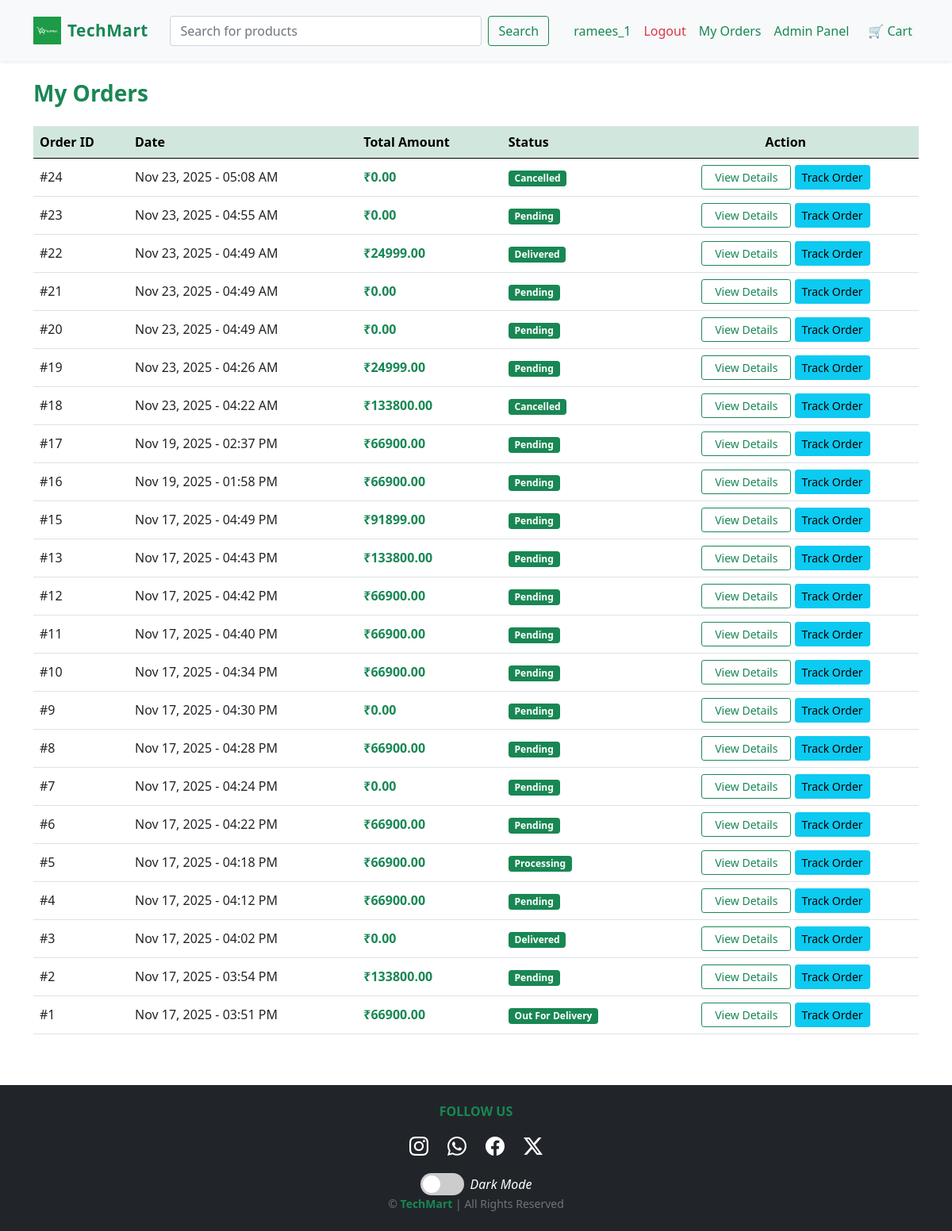
Screenshot of /orders/my-orders/ (signed in) with the database file from the repository.
### orders/models.py (models this page shows, shortened)
class Order(models.Model):
    user = models.ForeignKey(User, on_delete=models.CASCADE)
    full_name = models.CharField(max_length=100)
    address = models.TextField()
    phone = models.CharField(max_length=20)
    city = models.CharField(max_length=50)
    pincode = models.CharField(max_length=10)
    created_at = models.DateTimeField(auto_now_add=True)
    updated_at = models.DateTimeField(auto_now=True)
    total_amount = models.DecimalField(max_digits=10, decimal_places=2)
    estimated_delivery = models.DateField(null=True, blank=True)
    coupon = models.CharField(max_length=50, blank=True, null=True)
    discount_amount = models.DecimalField(max_digits=10, decimal_places=2, default=0)
    razorpay_order_id = models.CharField(max_length=200, blank=True)
    payment_status = models.CharField(max_length=50, default="Pending")
    STATUS_CHOICES = (
        ('pending', 'Pending'),
        ('processing', 'Processing'),
        ('shipped', 'Shipped'),
        ('out_for_delivery', 'Out For Delivery'),
        ('delivered', 'Delivered'),
        ('cancelled', 'Cancelled'),
    )
    status = models.CharField(max_length=20, choices=STATUS_CHOICES, default='pending')
    PAYMENT_METHOD_CHOICES = (
        ('cod', 'Cash On Delivery'),
        ('online', 'Online Payment'),
    )
    payment_method = models.CharField(max_length=20, choices=PAYMENT_METHOD_CHOICES, default='cod')

### orders/views.py (the view)
# urls.py: path('orders/', views.order_list, name='order_list'),
@login_required
def order_list(request):
    orders = Order.objects.filter(user=request.user).order_by('-created_at')
    return render(request, 'orders/order_list.html', {'orders': orders})

### orders/templates/orders/order_list.html
{% extends "core/base.html" %}
{% block content %}
<h3 class="mb-4 text-success fw-bold">My Orders</h3>
{% if orders %}
<div class="table-responsive">
    <table class="table table-hover align-middle">
        <thead class="table-success">
            <tr>
                <th style="width: 120px;">Order ID</th>
                <th>Date</th>
                <th>Total Amount</th>
                <th>Status</th>
                <th class="text-center">Action</th>
            </tr>
        </thead>
        <tbody>
            {% for order in orders %}
            <tr>
                <td class="fw-semibold">#{{ order.id }}</td>
                <td>{{ order.created_at|date:"M d, Y - h:i A" }}</td>
                <td class="fw-bold text-success">₹{{ order.total_amount }}</td>
                <td>
    <span class="badge bg-success">{{ order.get_status_display }}</span>
</td>
                 <td class="text-center">
                    <a href="{% url 'order_detail' order.id %}"
                       class="btn btn-sm btn-outline-success px-3">
                        View Details
                    </a>
                    <a href="{% url 'track_order' order.id %}" class="btn btn-info btn-sm">
    Track Order
</a>
                </td>
            </tr>
            {% endfor %}
        </tbody>
    </table>
</div>
{% else %}
<div class="alert alert-info text-center">
    You have no orders yet.
</div>
{% endif %}
{% endblock %}

### core/templates/core/base.html (shortened to what this page needs)
<!DOCTYPE html>
<html lang="en">
<head>
    {% load static %}
    <link href="https://cdn.jsdelivr.net/npm/bootstrap@5.0.2/dist/css/bootstrap.min.css" rel="stylesheet">
    <link rel="stylesheet" href="https://cdn.jsdelivr.net/npm/bootstrap-icons@1.11.3/font/bootstrap-icons.css">
</head>
<body>
<nav class="navbar navbar-expand-lg navbar-light bg-light shadow-sm py-3">
    <div class="container">
        <a class="navbar-brand d-flex align-items-center" href="{% url 'home' %}">
            <img src="{% static 'images/techmartlogo.png' %}" width="35" height="35" class="me-2">
            <span class="fw-bold text-success">TechMart</span>
        </a>
        <div class="collapse navbar-collapse" id="navbarContent">
            <form class="d-flex mx-auto w-50" action="{% url 'search' %}" method="GET">
    <input class="form-control me-2"
           type="search"
           name="q"
           placeholder="Search for products"
           required>
    <button class="btn btn-outline-success" type="submit">Search</button>
</form>
            <ul class="navbar-nav ms-auto">
                {% if user.is_authenticated %}
<li class="nav-item ">
  <a class="nav-link text-success" href="{% url 'userpanel:profile' %}">{{ user.username }}</a>
</li>
                <li class="nav-item">
                    <form action="{% url 'logout' %}" method="post" class="d-inline">
                        <button type="submit" class="logout-btn nav-link text-danger pt-2">
                            Logout
                        </button>
                    </form>
                </li>
                <li class="nav-item">
                    <a class="nav-link text-success" href="{% url 'order_list' %}">My Orders</a>
                </li>
{% if user.is_staff %}
<li class="nav-item">
  <a class="nav-link text-success" href="{% url 'adminpanel:dashboard' %}">
    Admin Panel
  </a>
</li>
{% endif %}
                {% endif %}
                <li class="nav-item ms-2">
                    <a class="nav-link fw-semibold text-success" href="{% url 'cart_detail' %}">
                        🛒 Cart
                    </a>
                </li>
            </ul>
        </div>
    </div>
</nav>
<div class="container mt-4">
    {% block content %}{% endblock %}
</div>
<footer class="bg-dark text-white text-center py-4 mt-5">
    <div class="container">
        <h6 class="text-uppercase fw-bold text-success mb-3">Follow Us</h6>
        <div class="d-flex justify-content-center gap-4 mb-3">
            <a class="text-white fs-4" href="#"><i class="bi bi-instagram"></i></a>
            <a class="text-white fs-4" href="#"><i class="bi bi-whatsapp"></i></a>
            <a class="text-white fs-4" href="#"><i class="bi bi-facebook"></i></a>
            <a class="text-white fs-4" href="#"><i class="bi bi-twitter-x"></i></a>
        </div>
<div class="theme-switch-wrapper mt-3">
    <label class="theme-switch" for="themeCheckbox">
        <span class="slider round"></span>
    </label>
    <em class="ms-2">Dark Mode</em>
</div>
        <p class="mb-0 small text-muted">
            © {{ now|date:"Y" }} <span class="text-success fw-bold">TechMart</span> | All Rights Reserved
        </p>
    </div>
</footer>
</body>
</html>

### core/templates/core/base.html (style rules this page uses)
.navbar-brand span { font-size: 1.3rem; letter-spacing: 0.5px; }
.nav-link { transition: color 0.2s ease-in-out; }
.logout-btn { text-decoration: none; border: none; padding: 0; background: transparent; }
body.light-mode { background: #ffffff; color: #212529; }
.navbar, .card, .modal-content, .list-group-item { transition: 0.3s; }
.theme-switch-wrapper { display: flex; align-items: center; justify-content: center; }
.theme-switch { position: relative; display: inline-block; width: 55px; height: 28px; }
.slider { position: absolute; cursor: pointer; top: 0; left: 0; right: 0; bottom: 0; background-color: #ccc; transition: .4s; border-radius: 34px; }
.slider:before { position: absolute; content: ""; height: 22px; width: 22px; left: 3px; bottom: 3px; background-color: white; transition: .4s; border-radius: 50%; }
.slider.round { border-radius: 34px; }

### rows the page displays
Order: id "24", created_at "Nov 23, 2025 - 05:08 AM", total_amount "0.00", status "Cancelled"
Order: id "23", created_at "Nov 23, 2025 - 04:55 AM", total_amount "0.00", status "Pending"
Order: id "22", created_at "Nov 23, 2025 - 04:49 AM", total_amount "24999.00", status "Delivered"
Order: id "21", created_at "Nov 23, 2025 - 04:49 AM", total_amount "0.00", status "Pending"
Order: id "20", created_at "Nov 23, 2025 - 04:49 AM", total_amount "0.00", status "Pending"
Order: id "19", created_at "Nov 23, 2025 - 04:26 AM", total_amount "24999.00", status "Pending"
Order: id "18", created_at "Nov 23, 2025 - 04:22 AM", total_amount "133800.00", status "Cancelled"
Order: id "17", created_at "Nov 19, 2025 - 02:37 PM", total_amount "66900.00", status "Pending"
Order: id "16", created_at "Nov 19, 2025 - 01:58 PM", total_amount "66900.00", status "Pending"
Order: id "15", created_at "Nov 17, 2025 - 04:49 PM", total_amount "91899.00", status "Pending"
Order: id "13", created_at "Nov 17, 2025 - 04:43 PM", total_amount "133800.00", status "Pending"
Order: id "12", created_at "Nov 17, 2025 - 04:42 PM", total_amount "66900.00", status "Pending"
Order: id "11", created_at "Nov 17, 2025 - 04:40 PM", total_amount "66900.00", status "Pending"
Order: id "10", created_at "Nov 17, 2025 - 04:34 PM", total_amount "66900.00", status "Pending"
Order: id "9", created_at "Nov 17, 2025 - 04:30 PM", total_amount "0.00", status "Pending"
Order: id "8", created_at "Nov 17, 2025 - 04:28 PM", total_amount "66900.00", status "Pending"
Order: id "7", created_at "Nov 17, 2025 - 04:24 PM", total_amount "0.00", status "Pending"
Order: id "6", created_at "Nov 17, 2025 - 04:22 PM", total_amount "66900.00", status "Pending"
Order: id "5", created_at "Nov 17, 2025 - 04:18 PM", total_amount "66900.00", status "Processing"
Order: id "4", created_at "Nov 17, 2025 - 04:12 PM", total_amount "66900.00", status "Pending"
Order: id "3", created_at "Nov 17, 2025 - 04:02 PM", total_amount "0.00", status "Delivered"
Order: id "2", created_at "Nov 17, 2025 - 03:54 PM", total_amount "133800.00", status "Pending"
Order: id "1", created_at "Nov 17, 2025 - 03:51 PM", total_amount "66900.00", status "Out For Delivery"

### other values shown
{{ user.username }} "ramees_1"
